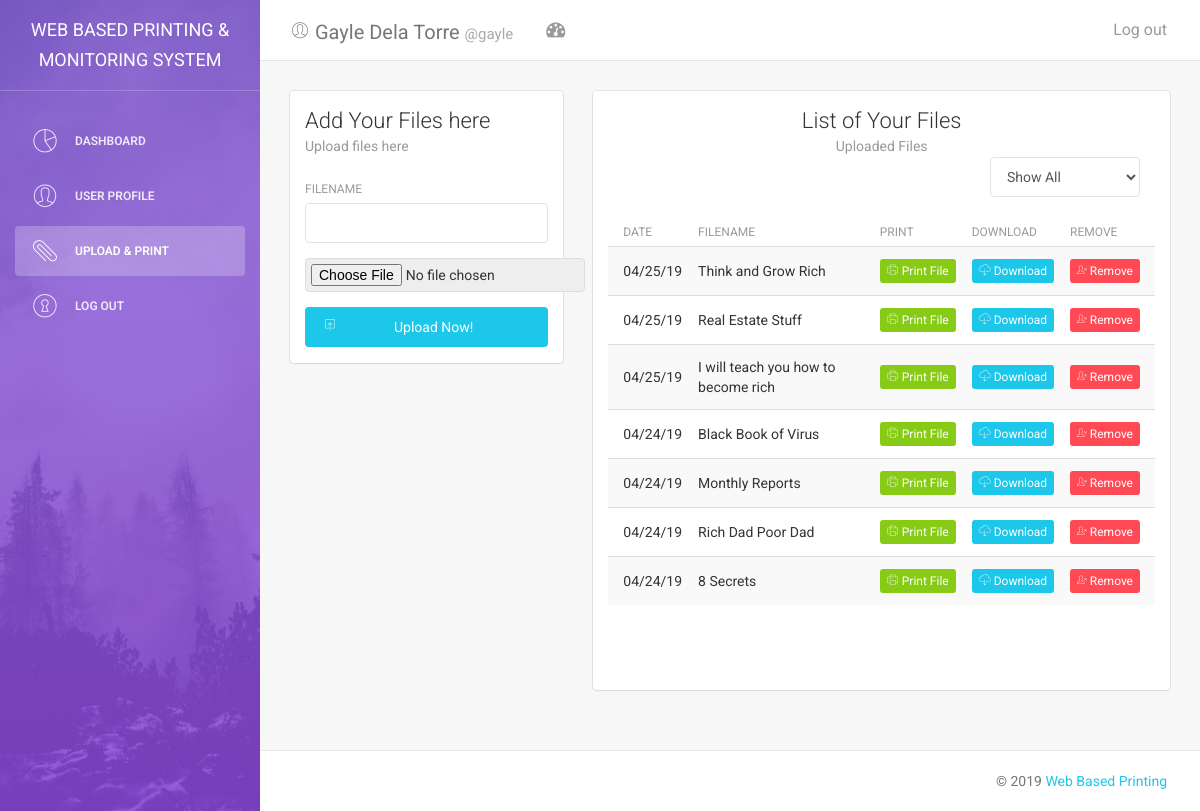
/files (signed in), run on the app's committed database.
### tables this page shows
CREATE TABLE `user_files` (
  `id` int(11) NOT NULL,
  `user_id` varchar(50) NOT NULL,
  `date` varchar(100) NOT NULL,
  `filename` varchar(50) NOT NULL,
  `path` varchar(400) NOT NULL
);

### upload_print.php (the view, shortened to what this page needs)
<?php
include 'includes/dashboard_header.php';
include 'includes/config.php';
 ?>
<div class="wrapper">
    <div class="sidebar" data-color="purple" data-image="assets/img/sidebar-5.jpg">
    	<div class="sidebar-wrapper">
            <div class="logo">
                <a href="index" class="simple-text">
                    <?php if ($_SESSION['account_type'] == 'Administrator') { ?>
                        Welcome Administrator
                    <?php } else { ?>
                        Web Based Printing & Monitoring System
                      <?php } ?>
                </a>
            </div>
            <ul class="nav">
                <li>
                    <a href="index">
                        <i class="pe-7s-graph"></i>
                        <p>Dashboard</p>
                    </a>
                </li>
                <li>
                    <a href="profile">
                        <i class="pe-7s-user"></i>
                        <?php if ($_SESSION['account_type'] == 'Administrator') { ?>
                            <p>Admin Profile</p>
                        <?php } else { ?>
                            <p>User Profile</p>
                        <?php } ?>
                    </a>
                </li>
                <li class="active">
                    <?php if ($_SESSION['account_type'] == 'Administrator') { ?>
                          <a href="files">
                              <i class="pe-7s-note2"></i>
                              <p>Reports</p>
                          </a>
                    <?php } else { ?>
                          <a href="files">
                              <i class="pe-7s-paperclip"></i>
                              <p>Upload & Print</p>
                          </a>
                    <?php } ?>
                </li>
                <li>
                    <a href="logout">
                        <i class="pe-7s-door-lock"></i>
                        <p>Log out</p>
                    </a>
                </li>
            </ul>
    	   </div>
    </div>
    <div class="main-panel">
        <nav class="navbar navbar-default navbar-fixed">
            <div class="container-fluid">
                <div class="navbar-header">
                    <a class="navbar-brand" href="profile">
                      <i class="pe-7s-user"></i>
                      <?php echo $_SESSION['fname'] . " " . $_SESSION['lname']; ?>
                      <small style="font-size: 15px; color: #aaa;"><?php echo "@".$_SESSION['username'];  ?></small>
                    </a>
                </div>
                <div class="collapse navbar-collapse">
                    <ul class="nav navbar-nav navbar-left">
                        <li>
                            <a href="#" class="dropdown-toggle" data-toggle="dropdown">
                                <i class="fa fa-dashboard"></i>
                            </a>
                        </li>
                    </ul>
                    <ul class="nav navbar-nav navbar-right">
                        <li>
                            <a href="logout">
                                <p>Log out</p>
                            </a>
                        </li>
                    </ul>
                </div>
            </div>
        </nav>
        <div class="content">
            <div class="container-fluid">
              <div class="row">
                <?php if ($_SESSION['account_type'] == 'User') { ?>
                    <div class="col-md-4">
                        <div class="card">
                            <div class="header">
                                <h4 class="title">Add Your Files here</h4>
                                <p class="category">Upload files here</p>
                            </div>
                            <div class="content">
                              <form method="post" enctype="multipart/form-data">
                                  <div class="row">
                                    <div class="col-md-12">
                                        <div class="form-group">
                                            <label>Filename</label>
                                            <input name="doc_name" class="form-control" type="text" required/>
                                        </div>
                                        <div class="form-group">
                                            <input type="file" class="filestyle" class="form-control" name="myfile" required>
                                        </div>
                                        <button type="submit" name="choose_file" class="btn btn-info btn-fill" style="width: 100%;">
                                              <i class="pe-7s-upload pull-left"></i> Upload Now!
                                        </button>
                                    </div>
                                  </div>
                              </form>
                            </div>
                        </div>
                    </div>
                  <?php } ?>
              <?php if ($_SESSION['account_type'] == 'User') { ?>
                <?php
                    $sql = "SELECT * FROM user_files WHERE user_id = :user_id ORDER BY id DESC";
                    $statement = $pdo->prepare($sql);
                    $statement->execute(
                        array(
                          ':user_id'  =>  $_SESSION['id']
                        )
                    );
                 ?>
                <div class="col-md-8">
                  <div class="card">
                      <div class="header">
                         <div class="col-md-12" style="text-align: center;">
                             <h4 class="title">List of Your Files</h4>
                             <p class="category">Uploaded Files</p>
                         </div>
                        <div class="col-md-12">
                          <div class="form-group pull-right">
                              <select class="form-control" id="maxRows" name="state" style="width: 150px;">
                                  <option value="5000">Show All</option>
                              </select>
                          </div>
                        </div>
                      </div>
                      <div class="content">
                        <div class="content table-responsive table-full-width" id="mytable">
                            <table class="table table-hover table-striped">
                                <thead>
                                  <th>Date</th>
                                  <th>Filename</th>
                                  <th>Print</th>
                                  <th>Download</th>
                                  <th>Remove</th>
                                </thead>
                                <tbody>
                                  <?php while ($row = $statement->fetch(PDO::FETCH_OBJ)) { ?>
                                    <tr>
                                          <td><?php echo $row->date; ?></td>
                                          <td><?php echo $row->filename; ?></td>
                                          <td>
                                            <a  href="sample.php?print=<?= $row->id; ?>"  class="btn btn-success btn-fill btn-xs">
                                              <i class="pe-7s-print"></i> Print File
                                            </a>
                                          </td>
                                          <td>
                                            <a href="download.php?download=<?= $row->path; ?>" class="btn btn-info btn-fill btn-xs">
                                              <i class="pe-7s-cloud-download"></i> Download
                                            </a>
                                          </td>
                                          <td>
                                            <a href="removeFile.php?remove=<?= $row->id; ?>" class="btn btn-danger btn-fill btn-xs" id="remove">
                                              <i class="pe-7s-delete-user" ></i> Remove
                                            </a>
                                          </td>
                                    </tr>
                                  <?php } ?>
                                  </tbody>
                              </table>
                              <div class="pagination-container">
                                  <nav>
                                  </nav>
                              </div>
                          </div>
                      </div>
                      </div>
                  </div>
                <?php } ?>
            </div>
          </div>
        </div>
        <footer class="footer">
              <div class="container-fluid">
                  <p class="copyright pull-right">
                      &copy; <script>document.write(new Date().getFullYear())</script> <a href="#">Web Based Printing</a>
                  </p>
              </div>
        </footer>
    </div>
</div>
<?php include 'includes/dashboard_footer.php'; ?>

### includes/dashboard_header.php (shortened to what this page needs)
<!DOCTYPE html>
<html lang="en" dir="ltr">
  <head>
    <link href="assets/css/bootstrap.min.css" rel="stylesheet" />
    <link href="assets/css/animate.min.css" rel="stylesheet"/>
    <link href="assets/css/light-bootstrap-dashboard.css?v=1.4.0" rel="stylesheet"/>
    <link href="http://maxcdn.bootstrapcdn.com/font-awesome/4.2.0/css/font-awesome.min.css" rel="stylesheet">
    <link href="assets/css/pe-icon-7-stroke.css" rel="stylesheet" />
  </head>
  <body>

### includes/dashboard_footer.php (shortened to what this page needs)
  </body>
</html>

### upload_print.php (style rules this page uses)
.filestyle { padding: 5px; background: #eee; border-radius: 4px; border: 1px solid #ddd; cursor: pointer; }

### data on the page
user_files: date "04/25/19", filename "Think and Grow Rich"
user_files: date "04/25/19", filename "Real Estate Stuff"
user_files: date "04/25/19", filename "I will teach you how to become rich"
user_files: date "04/24/19", filename "Black Book of Virus"
user_files: date "04/24/19", filename "Monthly Reports"
user_files: date "04/24/19", filename "Rich Dad Poor Dad"
user_files: date "04/24/19", filename "8 Secrets"

### other printed values
$_SESSION['fname'] "Gayle"
$_SESSION['lname'] "Dela Torre"
$_SESSION['username'] "gayle"
